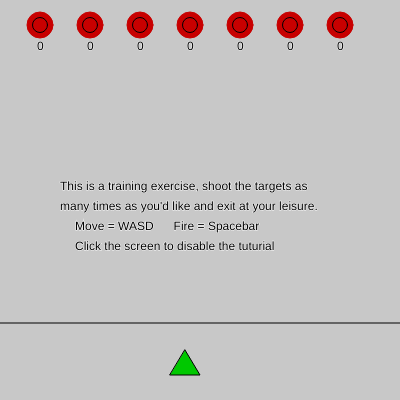
Frame 1 (no input)
Frame 60 (no input): identical to frame 1, image omitted
Frame 120 (the mouse pressed at the canvas centre since frame 60): identical to frame 1, image omitted

The p5.js sketch that drew this single still picture (run headless with seeded random() and noise() and a simulated clock; from frame 60 on, the mouse is pressed at the canvas centre):

// p5.js sketch
// ── sketch.js
let tutorialPhase = true;
let xPlayerPosition = 185, yPlayerPosition = 350;
let projectileInPlay = false;
let xProjectilePosition, yProjectilePosition;
let targetHits = [];

function setup() {
  createCanvas(400, 400);
  colorMode(RGB,255,255,255,1);

  for(let i = 0; i < 7; i++)
    targetHits[i] = 0;
}

function draw() {
  background(200);
  let c = color(0,200,0); fill(c); stroke(0);
  triangle(xPlayerPosition, yPlayerPosition, xPlayerPosition + 15, yPlayerPosition + 25, xPlayerPosition - 15, yPlayerPosition + 25);
  line(0,323,400,323);

  tutorial();
  playerMovement();
  drawTargets();

  if(projectileInPlay == true) {
    moveProjectile();
    collsionCheck();
  }
    
}

function tutorial() {
  if(tutorialPhase) {
    fill(0); stroke(255);
    text("This is a training exercise, shoot the targets as",60,190);
    text("many times as you'd like and exit at your leisure.",60,210);
    text("Move = WASD      Fire = Spacebar",75,230);
    text("Click the screen to disable the tuturial",75,250);
  }
}

function playerMovement() {
  let speed = 3;

  if(keyIsDown(UP_ARROW) && yPlayerPosition > 325)
    yPlayerPosition -=speed;
  else if(keyIsDown(DOWN_ARROW) && yPlayerPosition < 373)
    yPlayerPosition +=speed;
  else if(keyIsDown(LEFT_ARROW) && xPlayerPosition > 15)
    xPlayerPosition -=speed;
  else if(keyIsDown(RIGHT_ARROW) && xPlayerPosition < 385)
    xPlayerPosition +=speed;
}

function moveProjectile() {
  stroke(255);

  if(yProjectilePosition > 2)
    yProjectilePosition -=8;
  else
    projectileInPlay = false;

  line(xProjectilePosition, yProjectilePosition, xProjectilePosition, yProjectilePosition-4);
}

function drawTargets() {
  let targetCounter = 0;

  for(let i = 40; i < 375; i +=50) {
    c = color(200,0,0); fill(c); stroke(c);
    circle(i, 25, 26);

    noFill(); stroke(0);
    circle(i,25,15);

    fill(0); stroke(255)
    text(targetHits[targetCounter],i-3,50);
    targetCounter++;
  }
}

function collsionCheck() {
  if(yProjectilePosition < 38) {
    fill(0); stroke(0);
    if(xProjectilePosition > 27 && xProjectilePosition < 53) {
      targetHits[0]++;
      circle(40, 25, 26);
      projectileInPlay = false;
    }
    else if(xProjectilePosition > 77 && xProjectilePosition < 103) {
      targetHits[1]++;
      circle(90, 25, 26);
      projectileInPlay = false;
    }
    else if(xProjectilePosition > 127 && xProjectilePosition < 153) {
      targetHits[2]++;
      circle(140, 25, 26);
      projectileInPlay = false;
    }
    else if(xProjectilePosition > 177 && xProjectilePosition < 203) {
      targetHits[3]++;
      circle(190, 25, 26);
      projectileInPlay = false;
    }
    else if(xProjectilePosition > 227 && xProjectilePosition < 253) {
      targetHits[4]++;
      circle(240, 25, 26);
      projectileInPlay = false;
    }
    else if(xProjectilePosition > 277 && xProjectilePosition < 303) {
      targetHits[5]++;
      circle(290, 25, 26);
      projectileInPlay = false;
    }
    else if(xProjectilePosition > 327 && xProjectilePosition < 353) {
      targetHits[6]++;
      circle(340, 25, 26);
      projectileInPlay = false;
    }
  }
}

function keyPressed() {

  if(keyCode == 32 && projectileInPlay == false) {
    xProjectilePosition = xPlayerPosition;
    yProjectilePosition = yPlayerPosition;
    projectileInPlay = true;
  }
}

function mouseClicked() {
  tutorialPhase = false;
}
